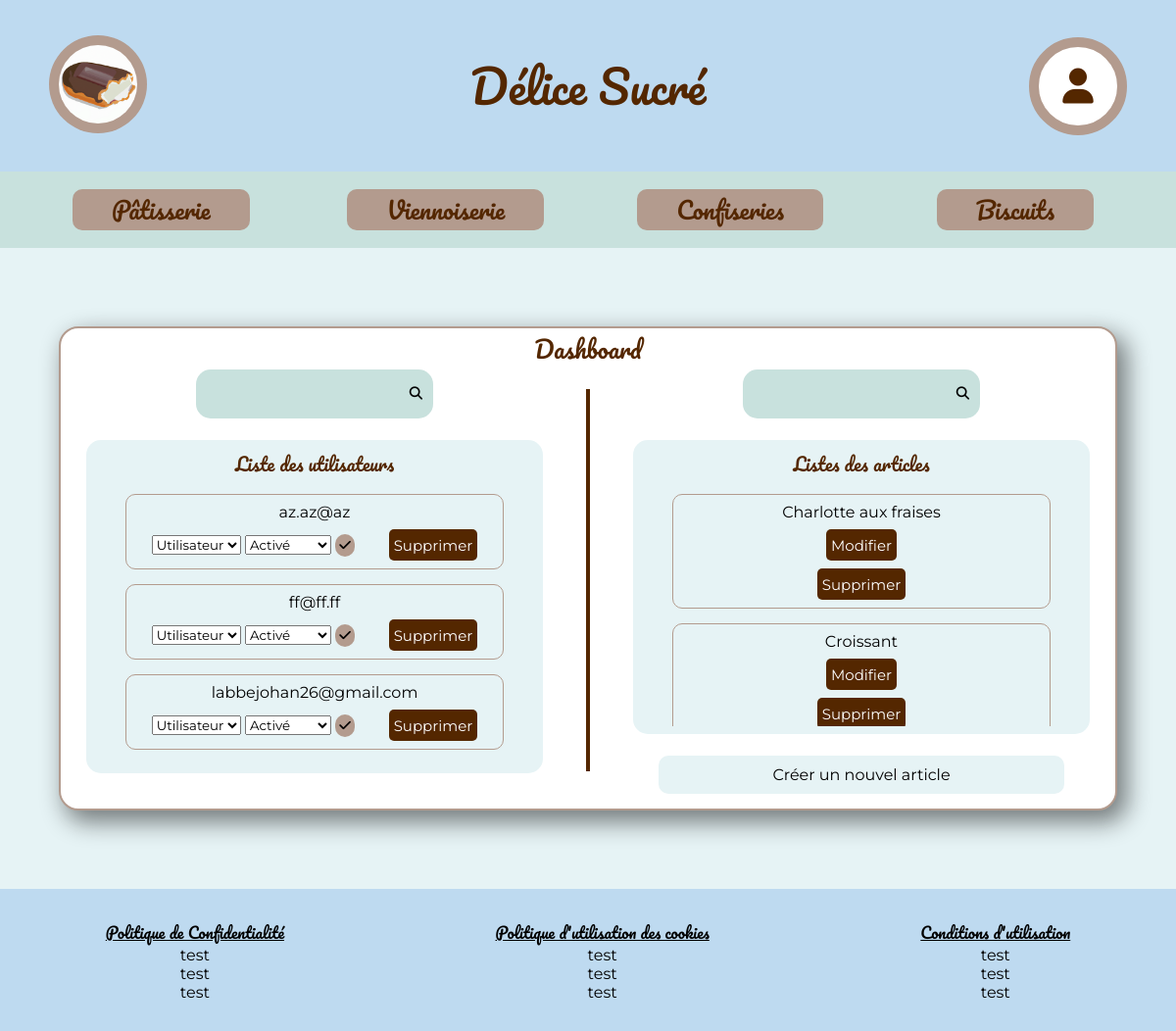
/dashboardAdmin.php, run on the app's committed database.
### tables this page shows
CREATE TABLE IF NOT EXISTS `utilisateur` (
  `id_ut` int UNSIGNED NOT NULL AUTO_INCREMENT,
  `email` varchar(120) NOT NULL,
  `hash_mdp` varchar(120) NOT NULL,
  `role` enum('admin','editeur','utilisateur') NOT NULL,
  `pseudo` varchar(60) NOT NULL,
  `ville` varchar(80) DEFAULT NULL,
  `pays` varchar(80) DEFAULT NULL,
  `activation` enum('on','off') NOT NULL DEFAULT 'on',
  `date_creation` datetime NOT NULL DEFAULT CURRENT_TIMESTAMP,
  PRIMARY KEY (`id_ut`),
  UNIQUE KEY `pseudo` (`pseudo`)
);

CREATE TABLE IF NOT EXISTS `article` (
  `id_art` int UNSIGNED NOT NULL AUTO_INCREMENT,
  `title` varchar(120) NOT NULL,
  `description` varchar(255) NOT NULL,
  `contenu` text NOT NULL,
  `image` mediumblob,
  `date_creation` datetime NOT NULL DEFAULT CURRENT_TIMESTAMP,
  `id_ut` int UNSIGNED NOT NULL,
  PRIMARY KEY (`id_art`),
  KEY `id_ut` (`id_ut`)
);

### rechercheUsers.php (called while the page is built, shortened)
<?php
require_once "./assets/core/config.php";
if(empty($_GET['q'])) {
    if(empty($_GET['q'])) {
        if ($_GET["q"] = "") {
            $q = "%";
        } else {
            $q = "%" . $_GET["q"] . "%";
        }
        $pdo = new PDO($dsn, $dbUser, $dbPassword);
        $sql = "SELECT * FROM utilisateur WHERE email LIKE :email ORDER BY email ASC;";
        $query = $pdo-> prepare($sql);
        $query-> bindParam(":email", $q);
        if($query-> execute()) {
            $results_user = $query-> fetchAll();
        } else {
            $erreur = "Une erreur s'est produite, le listing n'a pu être généré !";
            $q = str_replace("%", "", $q);
        }
    } else {
        $results_user = [];
        $q = "";
    }
}
?>

### rechercheArt.php (called while the page is built, shortened)
<?php
require_once "./assets/core/config.php";
if(empty($_GET['s'])) {
    if(empty($_GET['s'])) {
        if ($_GET["s"] = "") {
            $s = "%";
        } else {
            $s = "%" . $_GET["s"] . "%";
        }
        $pdo = new PDO($dsn, $dbUser, $dbPassword);
        $sql = "SELECT * FROM article WHERE title LIKE :title ORDER BY title ASC;";
        $query = $pdo-> prepare($sql);
        $query-> bindParam(":title", $s);
        if($query-> execute()) {
            $results_art = $query-> fetchAll();
        } else {
            $erreur = "Une erreur s'est produite, le listing n'a pu être généré !";
            $q = str_replace("%", "", $s);
        }
    } else {
        $results_art = [];
        $s = "";
    }
}
?>

### dashboardAdmin.php (the view, shortened to what this page needs)
<?php
require_once "./assets/core/header.php";
require_once "./assets/core/config.php";
require_once "./rechercheUsers.php";
require_once "./rechercheArt.php";
?>
<main class="dashboard">
    <div class="dashboard-container">
        <h2>Dashboard</h2>
        <div class="list-container">
            <div class="list-users">
                <form class="recherche-users">
                    <input type="text" name="q" id="">
                    <button class="search" for=""><i class="fa-solid fa-magnifying-glass"></i></button>
                </form>
                <div class="list-users-table">
                    <h3>Liste des utilisateurs</h3>
                    <div class="result-users">
                        <?php if (count($results_user) > 0) {
                            foreach ($results_user as $result) : ?>
                                <div class="list-btn-user">
                                    <p><?= $result['email'] ?></p>
                                    <div class="btn-users">
                                        <form action="roleActiv.php" method="post">
                                            <select name="role">
                                                <option value="utilisateur">Utilisateur</option>
                                            </select>
                                            <select name="activation">
                                                <option value="on">Activé</option>
                                            </select>
                                            <button class="save"><i class="fa-solid fa-check"></i></button>
                                        </form>
                                        <form action="./deleteUser.php" method="post">
                                            <button class="delete"><a href="deleteUser.php?id_ut=<?php echo $result['id_ut']; ?>">Supprimer</a></button>
                                        </form>
                                    </div>
                                </div>
                        <?php endforeach;
                        } else {
                            echo "Aucun utilisateur trouvé";
                        } ?>
                    </div>
                </div>
            </div>
            <div class="separation">
            </div>
            <div class="list-articles">
                <form class="recherche-articles">
                    <input type="text" name="s" id="">
                    <button class="search"><i class="fa-solid fa-magnifying-glass"></i></button>
                </form>
                <div class="list-article-table">
                    <h3>Listes des articles</h3>
                    <div class="result-users">
                        <?php if (count($results_art) > 0) {
                            foreach ($results_art as $resultArt) : ?>
                                <div class="list-btn-user">
                                    <p><?= $resultArt['title'] ?></p>
                                    <form action="updateArticle.php" class="btn-users">
                                        <button class="delete"><a href="./updateArticle.php?id_art=<?php echo $resultArt['id_art']; ?>">Modifier</a></button>
                                    </form>
                                    <form action="deleteArticle.php" class="btn-users">
                                        <button class="delete"><a href="./deleteArticle.php?id_art=<?php echo $resultArt['id_art']; ?>">Supprimer</a></button>
                                    </form>
                                </div>
                        <?php endforeach;
                        } else {
                            echo "Aucun article trouvé";
                        } ?>
                    </div>
                </div>
                <button class="newArt"><a href="./editArt.php">Créer un nouvel article</a></button>
            </div>
        </div>
    </div>
</main>
<?php
require "./assets/core/footer.php";

### assets/css/main.css (style rules this page uses)
:root { --brown: #542700; --lightbrown: #b39b8e; --green: #c8e1dd; --blue: #bedaf0; --lightblue: #e6f3f5; }
* { padding: 0; margin: 0; box-sizing: border-box; list-style: none; }
h2 { font-weight: 500; }
body { display: flex; flex-direction: column; flex-grow: 1; width: 100%; }
a { text-decoration: none; color: #000; }
.fa-magnifying-glass { display: flex; justify-content: center; align-items: center; background-color: #fff; border-radius: 0 10px 10px 0; height: 40px; width: 35px; }
h2 { display: flex; justify-content: center; align-items: center; color: var(--brown); font-family: "Pacifico", cursive; }
.login, .register, .profil, .article-page, .pf-main, .ea-main, .dashboard { display: flex; justify-content: center; align-items: center; background: var(--lightblue); }
.dashboard { padding: 5% 0; }
.container-log button, .container-reg button, .newArt { width: 50%; margin: auto; height: 45px; margin-bottom: 30px; padding: 0 8px; border-radius: 10px; border: none; background: var(--lightblue); color: var(--brown); font-size: 16px; transition: 0.25s; cursor: pointer; }
.dashboard-container { width: 90%; border: 2px solid var(--lightbrown); border-radius: 20px; background: #fff; box-shadow: 8px 10px 24px 2px rgba(0, 0, 0, 0.49); margin: 20px 0; }
.list-container { display: flex; justify-content: space-between; width: 100%; height: auto; padding-bottom: 15px; }
.list-users, .list-articles { display: flex; flex-direction: column; align-items: center; justify-content: start; flex-basis: 49%; padding: 0; gap: 22px; }
.recherche-users, .recherche-articles { display: flex; justify-content: center; }
.recherche-users i, .recherche-articles i, .recherche-users label, .recherche-articles label { height: 50px; background: var(--green); border-radius: 0 15px 15px 0; cursor: pointer; }
.recherche-users input, .recherche-articles input { height:50px; border: 0; background-color: var(--green); border-radius: 15px 0 0 15px; padding: 15px; }
.search { height: 50px; background: none; border: none; padding: 0; margin: 0; }
.list-users-table, .list-article-table { display: flex; flex-direction: column; justify-content: center; background: var(--lightblue); border-radius: 15px; width: 90%; height: 300px; padding: 8px; }
.list-users-table { height: 340px; }
.list-users-table h3, .list-article-table h3 { text-align: center; margin-bottom: 15px; color: var(--brown); font-family: "Pacifico", cursive; font-weight: 300; }
.result-users { height: 300px; overflow-y: scroll; width: 90%; margin: auto; padding: 0 10px; font-family: "Montserrat", sans-serif; }
.list-btn-user { display: flex; flex-direction: column; justify-content: space-between; align-items: center; gap: 8px; width: 100%; margin-bottom: 15px; border: 1px solid var(--lightbrown); border-radius: 10px; padding: 8px; }
.btn-users { width: 100%; display: flex; justify-content: space-around; align-items: center; margin: auto; }
.save { background: var(--lightbrown); color: #000; border: none; border-radius: 20px; padding: 4px; }
.separation { margin: 20px 18px; width: 4px; height: 390px; background: var(--brown); }
.newArt { width: 80%; height: auto; padding: 10px; margin: 0; color: #000; font-family: "Montserrat", sans-serif; }
.delete { background: var(--brown); height: 100%; padding: 5px; border: none; border-radius: 5px; font-family: "Montserrat", sans-serif; height: 32px; }
.delete a { color: #fff; font-size: 15px; }
select { padding: 15px; font-family: "Montserrat", sans-serif; padding: 0; }

### data on the page
utilisateur: email "az.az@az"
utilisateur: email "ff@ff.ff"
utilisateur: email "labbejohan26@gmail.com"
article: title "Charlotte aux fraises"
article: title "Croissant"
